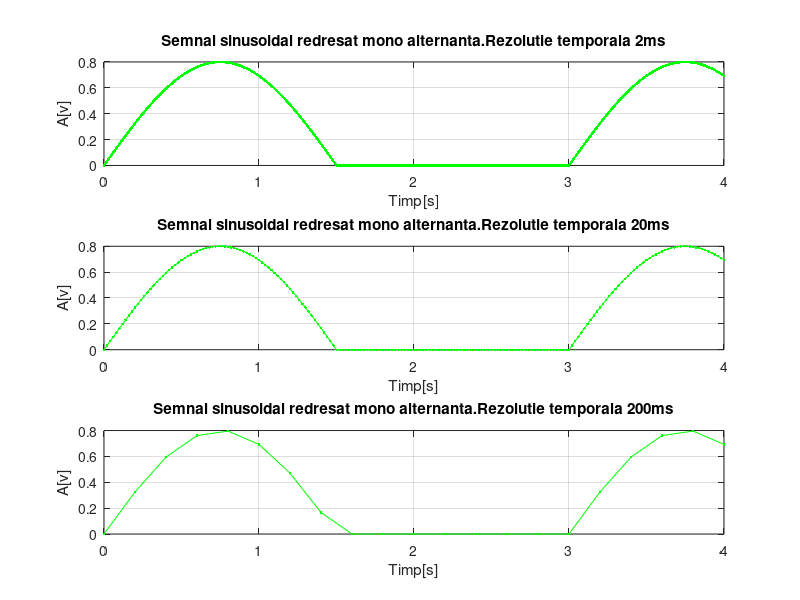

The MATLAB source for this figure:
%Semnal sinusoidal redresat mono alternanta
%Perioada semnalului sinusoidal initial (neredresat) 3 s;
%Amplitudine:0.8
t=0:0.002:4;
s=0.8*sin(2*pi*t*1/3);
s(s<0)=0;
subplot(3,1,1)
plot(t,s,'-g.'),grid
title('Semnal sinusoidal redresat mono alternanta.Rezolutie temporala 2ms')
xlabel('Timp[s]')
ylabel('A[v]')
t=0:0.02:4;
s=0.8*sin(2*pi*t*1/3);
s(s<0)=0;
subplot(3,1,2)
plot(t,s,'-g.'),grid
title('Semnal sinusoidal redresat mono alternanta.Rezolutie temporala 20ms')
xlabel('Timp[s]')
ylabel('A[v]')
t=0:0.2:4;
s=0.8*sin(2*pi*t*1/3);
s(s<0)=0;
subplot(3,1,3)
plot(t,s,'-g.'),grid
title('Semnal sinusoidal redresat mono alternanta.Rezolutie temporala 200ms')
xlabel('Timp[s]')
ylabel('A[v]')